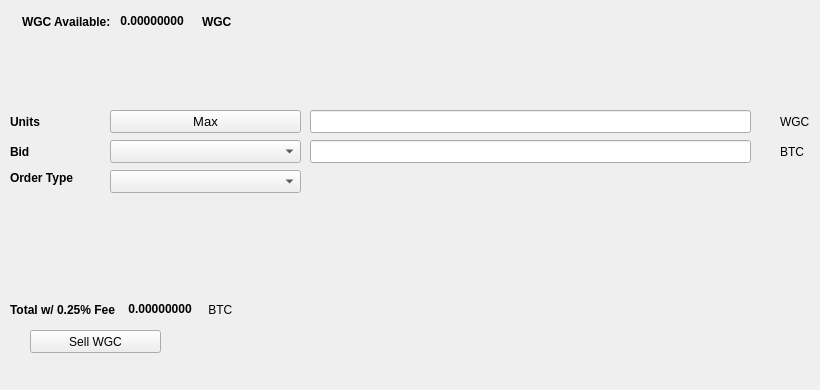
   <widget class="QWidget" name="SellTab">
    <attribute name="title">
     <string>Sell</string>
    </attribute>
    <widget class="QLabel" name="label_16">
     <property name="geometry">
      <rect>
       <x>780</x>
       <y>140</y>
       <width>31</width>
       <height>23</height>
      </rect>
     </property>
     <property name="text">
      <string>BTC</string>
     </property>
    </widget>
    <widget class="QComboBox" name="SellBidcomboBox">
     <property name="geometry">
      <rect>
       <x>110</x>
       <y>140</y>
       <width>191</width>
       <height>23</height>
      </rect>
     </property>
     <property name="font">
      <font>
       <pointsize>10</pointsize>
      </font>
     </property>
    </widget>
    <widget class="QLabel" name="label_18">
     <property name="geometry">
      <rect>
       <x>10</x>
       <y>110</y>
       <width>46</width>
       <height>23</height>
      </rect>
     </property>
     <property name="font">
      <font>
       <weight>75</weight>
       <bold>true</bold>
      </font>
     </property>
     <property name="text">
      <string>Units</string>
     </property>
    </widget>
    <widget class="QPushButton" name="Sell_Max_Amount">
     <property name="geometry">
      <rect>
       <x>110</x>
       <y>110</y>
       <width>191</width>
       <height>23</height>
      </rect>
     </property>
     <property name="font">
      <font>
       <pointsize>10</pointsize>
      </font>
     </property>
     <property name="text">
      <string>Max</string>
     </property>
    </widget>
    <widget class="QLabel" name="label_20">
     <property name="geometry">
      <rect>
       <x>10</x>
       <y>170</y>
       <width>91</width>
       <height>16</height>
      </rect>
     </property>
     <property name="font">
      <font>
       <weight>75</weight>
       <bold>true</bold>
      </font>
     </property>
     <property name="text">
      <string>Order Type</string>
     </property>
    </widget>
    <widget class="QComboBox" name="SellOrdertypeCombo">
     <property name="geometry">
      <rect>
       <x>110</x>
       <y>170</y>
       <width>191</width>
       <height>23</height>
      </rect>
     </property>
     <property name="font">
      <font>
       <pointsize>10</pointsize>
      </font>
     </property>
    </widget>
    <widget class="QLabel" name="label_21">
     <property name="geometry">
      <rect>
       <x>10</x>
       <y>140</y>
       <width>46</width>
       <height>23</height>
      </rect>
     </property>
     <property name="font">
      <font>
       <weight>75</weight>
       <bold>true</bold>
      </font>
     </property>
     <property name="text">
      <string>Bid</string>
     </property>
    </widget>
    <widget class="QLabel" name="label_22">
     <property name="geometry">
      <rect>
       <x>780</x>
       <y>110</y>
       <width>31</width>
       <height>23</height>
      </rect>
     </property>
     <property name="text">
      <string>WGC</string>
     </property>
    </widget>
    <widget class="QLineEdit" name="UnitsInputWGC">
     <property name="geometry">
      <rect>
       <x>310</x>
       <y>110</y>
       <width>441</width>
       <height>23</height>
      </rect>
     </property>
     <property name="font">
      <font>
       <pointsize>9</pointsize>
       <weight>75</weight>
       <bold>true</bold>
      </font>
     </property>
    </widget>
    <widget class="QLineEdit" name="SellBidPriceEdit">
     <property name="geometry">
      <rect>
       <x>310</x>
       <y>140</y>
       <width>441</width>
       <height>23</height>
      </rect>
     </property>
     <property name="font">
      <font>
       <pointsize>9</pointsize>
       <weight>75</weight>
       <bold>true</bold>
      </font>
     </property>
    </widget>
    <widget class="QPushButton" name="SellWGCBTN">
     <property name="geometry">
      <rect>
       <x>30</x>
       <y>330</y>
       <width>131</width>
       <height>23</height>
      </rect>
     </property>
     <property name="text">
      <string>Sell WGC</string>
     </property>
     <property name="icon">
      <iconset resource="../worldGreenCoin">
       <normaloff>:/icons/bitcoin</normaloff>:/icons/bitcoin</iconset>
     </property>
    </widget>
    <widget class="QWidget" name="layoutWidget3">
     <property name="geometry">
      <rect>
       <x>22</x>
       <y>12</y>
       <width>258</width>
       <height>19</height>
      </rect>
     </property>
     <layout class="QHBoxLayout" name="horizontalLayout">
      <item>
       <widget class="QLabel" name="label232_2">
        <property name="font">
         <font>
          <weight>75</weight>
          <bold>true</bold>
         </font>
        </property>
        <property name="text">
         <string>WGC Available:</string>
        </property>
       </widget>
      </item>
      <item>
       <widget class="QLabel" name="WGCAvailableLabel">
        <property name="palette">
         <palette>
          <active>
           <colorrole role="WindowText">
            <brush brushstyle="SolidPattern">
             <color alpha="255">
              <red>0</red>
              <green>0</green>
              <blue>0</blue>
             </color>
            </brush>
           </colorrole>
           <colorrole role="Button">
            <brush brushstyle="SolidPattern">
             <color alpha="255">
              <red>0</red>
              <green>170</green>
              <blue>0</blue>
             </color>
            </brush>
           </colorrole>
           <colorrole role="Light">
            <brush brushstyle="SolidPattern">
             <color alpha="255">
              <red>0</red>
              <green>255</green>
              <blue>0</blue>
             </color>
            </brush>
           </colorrole>
           <colorrole role="Midlight">
            <brush brushstyle="SolidPattern">
             <color alpha="255">
              <red>0</red>
              <green>212</green>
              <blue>0</blue>
             </color>
            </brush>
           </colorrole>
           <colorrole role="Dark">
            <brush brushstyle="SolidPattern">
             <color alpha="255">
              <red>0</red>
              <green>85</green>
              <blue>0</blue>
             </color>
            </brush>
           </colorrole>
           <colorrole role="Mid">
            <brush brushstyle="SolidPattern">
             <color alpha="255">
              <red>0</red>
              <green>113</green>
              <blue>0</blue>
             </color>
            </brush>
           </colorrole>
           <colorrole role="Text">
            <brush brushstyle="SolidPattern">
             <color alpha="255">
              <red>0</red>
              <green>170</green>
              <blue>0</blue>
             </color>
            </brush>
           </colorrole>
           <colorrole role="BrightText">
            <brush brushstyle="SolidPattern">
             <color alpha="255">
              <red>255</red>
              <green>255</green>
              <blue>255</blue>
             </color>
            </brush>
           </colorrole>
           <colorrole role="ButtonText">
            <brush brushstyle="SolidPattern">
             <color alpha="255">
              <red>0</red>
              <green>0</green>
              <blue>0</blue>
             </color>
            </brush>
           </colorrole>
           <colorrole role="Base">
            <brush brushstyle="SolidPattern">
             <color alpha="255">
              <red>255</red>
              <green>255</green>
              <blue>255</blue>
             </color>
            </brush>
           </colorrole>
           <colorrole role="Window">
            <brush brushstyle="SolidPattern">
             <color alpha="255">
              <red>0</red>
              <green>170</green>
              <blue>0</blue>
             </color>
            </brush>
           </colorrole>
           <colorrole role="Shadow">
            <brush brushstyle="SolidPattern">
             <color alpha="255">
              <red>0</red>
              <green>0</green>
              <blue>0</blue>
             </color>
            </brush>
           </colorrole>
           <colorrole role="AlternateBase">
            <brush brushstyle="SolidPattern">
             <color alpha="255">
              <red>127</red>
              <green>212</green>
              <blue>127</blue>
             </color>
            </brush>
           </colorrole>
           <colorrole role="ToolTipBase">
            <brush brushstyle="SolidPattern">
             <color alpha="255">
              <red>255</red>
              <green>255</green>
              <blue>220</blue>
             </color>
            </brush>
           </colorrole>
           <colorrole role="ToolTipText">
            <brush brushstyle="SolidPattern">
             <color alpha="255">
              <red>0</red>
              <green>0</green>
              <blue>0</blue>
             </color>
            </brush>
           </colorrole>
          </active>
          <inactive>
           <colorrole role="WindowText">
            <brush brushstyle="SolidPattern">
             <color alpha="255">
              <red>0</red>
              <green>0</green>
              <blue>0</blue>
             </color>
            </brush>
           </colorrole>
           <colorrole role="Button">
            <brush brushstyle="SolidPattern">
             <color alpha="255">
              <red>0</red>
              <green>170</green>
              <blue>0</blue>
             </color>
            </brush>
           </colorrole>
           <colorrole role="Light">
            <brush brushstyle="SolidPattern">
             <color alpha="255">
              <red>0</red>
              <green>255</green>
              <blue>0</blue>
             </color>
            </brush>
           </colorrole>
           <colorrole role="Midlight">
            <brush brushstyle="SolidPattern">
             <color alpha="255">
              <red>0</red>
              <green>212</green>
              <blue>0</blue>
             </color>
            </brush>
           </colorrole>
           <colorrole role="Dark">
            <brush brushstyle="SolidPattern">
             <color alpha="255">
              <red>0</red>
              <green>85</green>
              <blue>0</blue>
             </color>
            </brush>
           </colorrole>
           <colorrole role="Mid">
            <brush brushstyle="SolidPattern">
             <color alpha="255">
              <red>0</red>
              <green>113</green>
              <blue>0</blue>
             </color>
            </brush>
           </colorrole>
           <colorrole role="Text">
            <brush brushstyle="SolidPattern">
             <color alpha="255">
              <red>0</red>
              <green>170</green>
              <blue>0</blue>
             </color>
            </brush>
           </colorrole>
           <colorrole role="BrightText">
            <brush brushstyle="SolidPattern">
             <color alpha="255">
              <red>255</red>
              <green>255</green>
              <blue>255</blue>
             </color>
            </brush>
           </colorrole>
           <colorrole role="ButtonText">
            <brush brushstyle="SolidPattern">
             <color alpha="255">
              <red>0</red>
              <green>0</green>
              <blue>0</blue>
             </color>
            </brush>
           </colorrole>
           <colorrole role="Base">
            <brush brushstyle="SolidPattern">
             <color alpha="255">
              <red>255</red>
              <green>255</green>
              <blue>255</blue>
             </color>
            </brush>
           </colorrole>
           <colorrole role="Window">
            <brush brushstyle="SolidPattern">
             <color alpha="255">
              <red>0</red>
              <green>170</green>
              <blue>0</blue>
             </color>
            </brush>
           </colorrole>
           <colorrole role="Shadow">
            <brush brushstyle="SolidPattern">
             <color alpha="255">
              <red>0</red>
              <green>0</green>
              <blue>0</blue>
             </color>
            </brush>
           </colorrole>
           <colorrole role="AlternateBase">
            <brush brushstyle="SolidPattern">
             <color alpha="255">
              <red>127</red>
              <green>212</green>
              <blue>127</blue>
             </color>
            </brush>
           </colorrole>
           <colorrole role="ToolTipBase">
            <brush brushstyle="SolidPattern">
             <color alpha="255">
              <red>255</red>
              <green>255</green>
              <blue>220</blue>
             </color>
            </brush>
           </colorrole>
           <colorrole role="ToolTipText">
            <brush brushstyle="SolidPattern">
             <color alpha="255">
              <red>0</red>
              <green>0</green>
              <blue>0</blue>
             </color>
            </brush>
           </colorrole>
          </inactive>
          <disabled>
           <colorrole role="WindowText">
            <brush brushstyle="SolidPattern">
             <color alpha="255">
              <red>0</red>
              <green>85</green>
              <blue>0</blue>
             </color>
            </brush>
           </colorrole>
           <colorrole role="Button">
            <brush brushstyle="SolidPattern">
             <color alpha="255">
              <red>0</red>
              <green>170</green>
              <blue>0</blue>
             </color>
            </brush>
           </colorrole>
           <colorrole role="Light">
            <brush brushstyle="SolidPattern">
             <color alpha="255">
              <red>0</red>
              <green>255</green>
              <blue>0</blue>
             </color>
            </brush>
           </colorrole>
           <colorrole role="Midlight">
            <brush brushstyle="SolidPattern">
             <color alpha="255">
              <red>0</red>
              <green>212</green>
              <blue>0</blue>
             </color>
            </brush>
           </colorrole>
           <colorrole role="Dark">
            <brush brushstyle="SolidPattern">
             <color alpha="255">
              <red>0</red>
              <green>85</green>
              <blue>0</blue>
             </color>
            </brush>
           </colorrole>
           <colorrole role="Mid">
            <brush brushstyle="SolidPattern">
             <color alpha="255">
              <red>0</red>
              <green>113</green>
              <blue>0</blue>
             </color>
            </brush>
           </colorrole>
           <colorrole role="Text">
            <brush brushstyle="SolidPattern">
             <color alpha="255">
              <red>0</red>
              <green>85</green>
              <blue>0</blue>
             </color>
            </brush>
           </colorrole>
           <colorrole role="BrightText">
            <brush brushstyle="SolidPattern">
             <color alpha="255">
              <red>255</red>
              <green>255</green>
              <blue>255</blue>
             </color>
            </brush>
           </colorrole>
           <colorrole role="ButtonText">
            <brush brushstyle="SolidPattern">
             <color alpha="255">
              <red>0</red>
              <green>85</green>
              <blue>0</blue>
             </color>
            </brush>
           </colorrole>
           <colorrole role="Base">
            <brush brushstyle="SolidPattern">
             <color alpha="255">
              <red>0</red>
              <green>170</green>
              <blue>0</blue>
             </color>
            </brush>
           </colorrole>
           <colorrole role="Window">
            <brush brushstyle="SolidPattern">
             <color alpha="255">
              <red>0</red>
              <green>170</green>
              <blue>0</blue>
             </color>
            </brush>
           </colorrole>
           <colorrole role="Shadow">
            <brush brushstyle="SolidPattern">
             <color alpha="255">
              <red>0</red>
              <green>0</green>
              <blue>0</blue>
             </color>
            </brush>
           </colorrole>
           <colorrole role="AlternateBase">
            <brush brushstyle="SolidPattern">
             <color alpha="255">
              <red>0</red>
              <green>170</green>
              <blue>0</blue>
             </color>
            </brush>
           </colorrole>
           <colorrole role="ToolTipBase">
            <brush brushstyle="SolidPattern">
             <color alpha="255">
              <red>255</red>
              <green>255</green>
              <blue>220</blue>
             </color>
            </brush>
           </colorrole>
           <colorrole role="ToolTipText">
            <brush brushstyle="SolidPattern">
             <color alpha="255">
              <red>0</red>
              <green>0</green>
              <blue>0</blue>
             </color>
            </brush>
           </colorrole>
          </disabled>
         </palette>
        </property>
        <property name="font">
         <font>
          <weight>75</weight>
          <bold>true</bold>
         </font>
        </property>
        <property name="text">
         <string> 0.00000000 </string>
        </property>
        <property name="textInteractionFlags">
         <set>Qt::LinksAccessibleByMouse|Qt::TextSelectableByKeyboard|Qt::TextSelectableByMouse</set>
        </property>
       </widget>
      </item>
      <item>
       <widget class="QLabel" name="labelWGC">
        <property name="font">
         <font>
          <weight>75</weight>
          <bold>true</bold>
         </font>
        </property>
        <property name="text">
         <string>WGC</string>
        </property>
       </widget>
      </item>
     </layout>
    </widget>
    <widget class="QWidget" name="layoutWidget">
     <property name="geometry">
      <rect>
       <x>10</x>
       <y>300</y>
       <width>268</width>
       <height>19</height>
      </rect>
     </property>
     <layout class="QHBoxLayout" name="horizontalLayout_2">
      <item>
       <widget class="QLabel" name="label_19">
        <property name="font">
         <font>
          <weight>75</weight>
          <bold>true</bold>
         </font>
        </property>
        <property name="text">
         <string>Total w/ 0.25% Fee </string>
        </property>
       </widget>
      </item>
      <item>
       <widget class="QLabel" name="SellCostLabel">
        <property name="palette">
         <palette>
          <active>
           <colorrole role="WindowText">
            <brush brushstyle="SolidPattern">
             <color alpha="255">
              <red>0</red>
              <green>0</green>
              <blue>0</blue>
             </color>
            </brush>
           </colorrole>
           <colorrole role="Button">
            <brush brushstyle="SolidPattern">
             <color alpha="255">
              <red>0</red>
              <green>170</green>
              <blue>0</blue>
             </color>
            </brush>
           </colorrole>
           <colorrole role="Light">
            <brush brushstyle="SolidPattern">
             <color alpha="255">
              <red>0</red>
              <green>255</green>
              <blue>0</blue>
             </color>
            </brush>
           </colorrole>
           <colorrole role="Midlight">
            <brush brushstyle="SolidPattern">
             <color alpha="255">
              <red>0</red>
              <green>212</green>
              <blue>0</blue>
             </color>
            </brush>
           </colorrole>
           <colorrole role="Dark">
            <brush brushstyle="SolidPattern">
             <color alpha="255">
              <red>0</red>
              <green>85</green>
              <blue>0</blue>
             </color>
            </brush>
           </colorrole>
           <colorrole role="Mid">
            <brush brushstyle="SolidPattern">
             <color alpha="255">
              <red>0</red>
              <green>113</green>
              <blue>0</blue>
             </color>
            </brush>
           </colorrole>
           <colorrole role="Text">
            <brush brushstyle="SolidPattern">
             <color alpha="255">
              <red>0</red>
              <green>170</green>
              <blue>0</blue>
             </color>
            </brush>
           </colorrole>
           <colorrole role="BrightText">
            <brush brushstyle="SolidPattern">
             <color alpha="255">
              <red>255</red>
              <green>255</green>
              <blue>255</blue>
             </color>
            </brush>
           </colorrole>
           <colorrole role="ButtonText">
            <brush brushstyle="SolidPattern">
             <color alpha="255">
              <red>0</red>
              <green>0</green>
              <blue>0</blue>
             </color>
            </brush>
           </colorrole>
           <colorrole role="Base">
            <brush brushstyle="SolidPattern">
             <color alpha="255">
              <red>255</red>
              <green>255</green>
              <blue>255</blue>
             </color>
            </brush>
           </colorrole>
           <colorrole role="Window">
            <brush brushstyle="SolidPattern">
             <color alpha="255">
              <red>0</red>
              <green>170</green>
              <blue>0</blue>
             </color>
            </brush>
           </colorrole>
           <colorrole role="Shadow">
            <brush brushstyle="SolidPattern">
             <color alpha="255">
              <red>0</red>
              <green>0</green>
              <blue>0</blue>
             </color>
            </brush>
           </colorrole>
           <colorrole role="AlternateBase">
            <brush brushstyle="SolidPattern">
             <color alpha="255">
              <red>127</red>
              <green>212</green>
              <blue>127</blue>
             </color>
            </brush>
           </colorrole>
           <colorrole role="ToolTipBase">
            <brush brushstyle="SolidPattern">
             <color alpha="255">
              <red>255</red>
              <green>255</green>
              <blue>220</blue>
             </color>
            </brush>
           </colorrole>
           <colorrole role="ToolTipText">
            <brush brushstyle="SolidPattern">
             <color alpha="255">
              <red>0</red>
              <green>0</green>
              <blue>0</blue>
             </color>
            </brush>
           </colorrole>
          </active>
          <inactive>
           <colorrole role="WindowText">
            <brush brushstyle="SolidPattern">
             <color alpha="255">
              <red>0</red>
              <green>0</green>
              <blue>0</blue>
             </color>
            </brush>
           </colorrole>
           <colorrole role="Button">
            <brush brushstyle="SolidPattern">
             <color alpha="255">
              <red>0</red>
              <green>170</green>
              <blue>0</blue>
             </color>
            </brush>
           </colorrole>
           <colorrole role="Light">
            <brush brushstyle="SolidPattern">
             <color alpha="255">
              <red>0</red>
              <green>255</green>
              <blue>0</blue>
             </color>
            </brush>
           </colorrole>
           <colorrole role="Midlight">
            <brush brushstyle="SolidPattern">
             <color alpha="255">
              <red>0</red>
              <green>212</green>
              <blue>0</blue>
             </color>
            </brush>
           </colorrole>
           <colorrole role="Dark">
            <brush brushstyle="SolidPattern">
             <color alpha="255">
              <red>0</red>
              <green>85</green>
              <blue>0</blue>
             </color>
            </brush>
           </colorrole>
           <colorrole role="Mid">
            <brush brushstyle="SolidPattern">
             <color alpha="255">
              <red>0</red>
              <green>113</green>
              <blue>0</blue>
             </color>
            </brush>
           </colorrole>
           <colorrole role="Text">
            <brush brushstyle="SolidPattern">
             <color alpha="255">
              <red>0</red>
              <green>170</green>
              <blue>0</blue>
             </color>
            </brush>
           </colorrole>
           <colorrole role="BrightText">
            <brush brushstyle="SolidPattern">
             <color alpha="255">
              <red>255</red>
              <green>255</green>
              <blue>255</blue>
             </color>
            </brush>
           </colorrole>
           <colorrole role="ButtonText">
            <brush brushstyle="SolidPattern">
             <color alpha="255">
              <red>0</red>
              <green>0</green>
              <blue>0</blue>
             </color>
            </brush>
           </colorrole>
           <colorrole role="Base">
            <brush brushstyle="SolidPattern">
             <color alpha="255">
              <red>255</red>
              <green>255</green>
              <blue>255</blue>
             </color>
            </brush>
           </colorrole>
           <colorrole role="Window">
            <brush brushstyle="SolidPattern">
             <color alpha="255">
              <red>0</red>
              <green>170</green>
              <blue>0</blue>
             </color>
            </brush>
           </colorrole>
           <colorrole role="Shadow">
            <brush brushstyle="SolidPattern">
             <color alpha="255">
              <red>0</red>
              <green>0</green>
              <blue>0</blue>
             </color>
            </brush>
           </colorrole>
           <colorrole role="AlternateBase">
            <brush brushstyle="SolidPattern">
             <color alpha="255">
              <red>127</red>
              <green>212</green>
              <blue>127</blue>
             </color>
            </brush>
           </colorrole>
           <colorrole role="ToolTipBase">
            <brush brushstyle="SolidPattern">
             <color alpha="255">
              <red>255</red>
              <green>255</green>
              <blue>220</blue>
             </color>
            </brush>
           </colorrole>
           <colorrole role="ToolTipText">
            <brush brushstyle="SolidPattern">
             <color alpha="255">
              <red>0</red>
              <green>0</green>
              <blue>0</blue>
             </color>
            </brush>
           </colorrole>
          </inactive>
          <disabled>
           <colorrole role="WindowText">
            <brush brushstyle="SolidPattern">
             <color alpha="255">
              <red>0</red>
              <green>85</green>
              <blue>0</blue>
             </color>
            </brush>
           </colorrole>
           <colorrole role="Button">
            <brush brushstyle="SolidPattern">
             <color alpha="255">
              <red>0</red>
              <green>170</green>
              <blue>0</blue>
             </color>
            </brush>
           </colorrole>
           <colorrole role="Light">
            <brush brushstyle="SolidPattern">
             <color alpha="255">
              <red>0</red>
              <green>255</green>
              <blue>0</blue>
             </color>
            </brush>
           </colorrole>
           <colorrole role="Midlight">
            <brush brushstyle="SolidPattern">
             <color alpha="255">
              <red>0</red>
              <green>212</green>
              <blue>0</blue>
             </color>
            </brush>
           </colorrole>
           <colorrole role="Dark">
            <brush brushstyle="SolidPattern">
             <color alpha="255">
              <red>0</red>
              <green>85</green>
              <blue>0</blue>
             </color>
            </brush>
           </colorrole>
           <colorrole role="Mid">
            <brush brushstyle="SolidPattern">
             <color alpha="255">
              <red>0</red>
              <green>113</green>
              <blue>0</blue>
             </color>
            </brush>
           </colorrole>
           <colorrole role="Text">
            <brush brushstyle="SolidPattern">
             <color alpha="255">
              <red>0</red>
              <green>85</green>
              <blue>0</blue>
             </color>
            </brush>
           </colorrole>
           <colorrole role="BrightText">
            <brush brushstyle="SolidPattern">
             <color alpha="255">
              <red>255</red>
              <green>255</green>
              <blue>255</blue>
             </color>
            </brush>
           </colorrole>
           <colorrole role="ButtonText">
            <brush brushstyle="SolidPattern">
             <color alpha="255">
              <red>0</red>
              <green>85</green>
              <blue>0</blue>
             </color>
            </brush>
           </colorrole>
           <colorrole role="Base">
            <brush brushstyle="SolidPattern">
             <color alpha="255">
              <red>0</red>
              <green>170</green>
              <blue>0</blue>
             </color>
            </brush>
           </colorrole>
           <colorrole role="Window">
            <brush brushstyle="SolidPattern">
             <color alpha="255">
              <red>0</red>
              <green>170</green>
              <blue>0</blue>
             </color>
            </brush>
           </colorrole>
           <colorrole role="Shadow">
            <brush brushstyle="SolidPattern">
             <color alpha="255">
              <red>0</red>
              <green>0</green>
              <blue>0</blue>
             </color>
            </brush>
           </colorrole>
           <colorrole role="AlternateBase">
            <brush brushstyle="SolidPattern">
             <color alpha="255">
              <red>0</red>
              <green>170</green>
              <blue>0</blue>
             </color>
            </brush>
           </colorrole>
           <colorrole role="ToolTipBase">
            <brush brushstyle="SolidPattern">
             <color alpha="255">
              <red>255</red>
              <green>255</green>
              <blue>220</blue>
             </color>
            </brush>
           </colorrole>
           <colorrole role="ToolTipText">
            <brush brushstyle="SolidPattern">
             <color alpha="255">
              <red>0</red>
              <green>0</green>
              <blue>0</blue>
             </color>
            </brush>
           </colorrole>
          </disabled>
         </palette>
        </property>
        <property name="font">
         <font>
          <weight>75</weight>
          <bold>true</bold>
         </font>
        </property>
        <property name="autoFillBackground">
         <bool>false</bool>
        </property>
        <property name="text">
         <string> 0.00000000</string>
        </property>
        <property name="textInteractionFlags">
         <set>Qt::LinksAccessibleByMouse|Qt::TextSelectableByMouse</set>
        </property>
       </widget>
      </item>
      <item>
       <widget class="QLabel" name="label_17">
        <property name="font">
         <font>
          <weight>50</weight>
          <bold>false</bold>
         </font>
        </property>
        <property name="text">
         <string> BTC</string>
        </property>
       </widget>
      </item>
     </layout>
    </widget>
    <widget class="QLabel" name="label_23">
     <property name="geometry">
      <rect>
       <x>460</x>
       <y>300</y>
       <width>281</width>
       <height>81</height>
      </rect>
     </property>
     <property name="text">
      <string/>
     </property>
     <property name="pixmap">
      <pixmap>:/images/bittrex</pixmap>
     </property>
    </widget>
   </widget>
